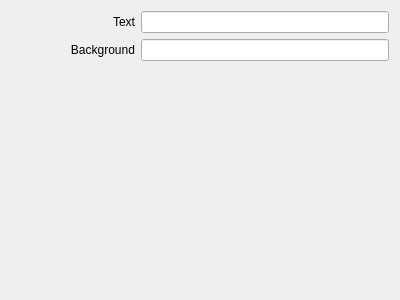
<?xml version="1.0" encoding="UTF-8"?>
<ui version="4.0">
 <class>HelloWorldSettings</class>
 <widget class="QWidget" name="HelloWorldSettings">
  <property name="geometry">
   <rect>
    <x>0</x>
    <y>0</y>
    <width>400</width>
    <height>300</height>
   </rect>
  </property>
  <layout class="QVBoxLayout" name="verticalLayout_2">
   <item>
    <layout class="QHBoxLayout" name="layout_text">
     <item>
      <widget class="QLabel" name="label_test">
       <property name="sizePolicy">
        <sizepolicy hsizetype="Preferred" vsizetype="Preferred">
         <horstretch>1</horstretch>
         <verstretch>0</verstretch>
        </sizepolicy>
       </property>
       <property name="text">
        <string>Text</string>
       </property>
       <property name="alignment">
        <set>Qt::AlignRight|Qt::AlignTrailing|Qt::AlignVCenter</set>
       </property>
      </widget>
     </item>
     <item>
      <widget class="QLineEdit" name="lineEdit_text">
       <property name="sizePolicy">
        <sizepolicy hsizetype="Expanding" vsizetype="Fixed">
         <horstretch>2</horstretch>
         <verstretch>0</verstretch>
        </sizepolicy>
       </property>
      </widget>
     </item>
    </layout>
   </item>
   <item>
    <layout class="QHBoxLayout" name="layout_background">
     <item>
      <widget class="QLabel" name="label_background">
       <property name="sizePolicy">
        <sizepolicy hsizetype="Preferred" vsizetype="Preferred">
         <horstretch>1</horstretch>
         <verstretch>0</verstretch>
        </sizepolicy>
       </property>
       <property name="text">
        <string>Background</string>
       </property>
       <property name="alignment">
        <set>Qt::AlignRight|Qt::AlignTrailing|Qt::AlignVCenter</set>
       </property>
      </widget>
     </item>
     <item>
      <widget class="QLineEdit" name="lineEdit_background">
       <property name="sizePolicy">
        <sizepolicy hsizetype="Expanding" vsizetype="Fixed">
         <horstretch>2</horstretch>
         <verstretch>0</verstretch>
        </sizepolicy>
       </property>
      </widget>
     </item>
    </layout>
   </item>
   <item>
    <spacer name="verticalSpacer">
     <property name="orientation">
      <enum>Qt::Vertical</enum>
     </property>
     <property name="sizeHint" stdset="0">
      <size>
       <width>20</width>
       <height>40</height>
      </size>
     </property>
    </spacer>
   </item>
  </layout>
 </widget>
 <resources/>
 <connections/>
</ui>
